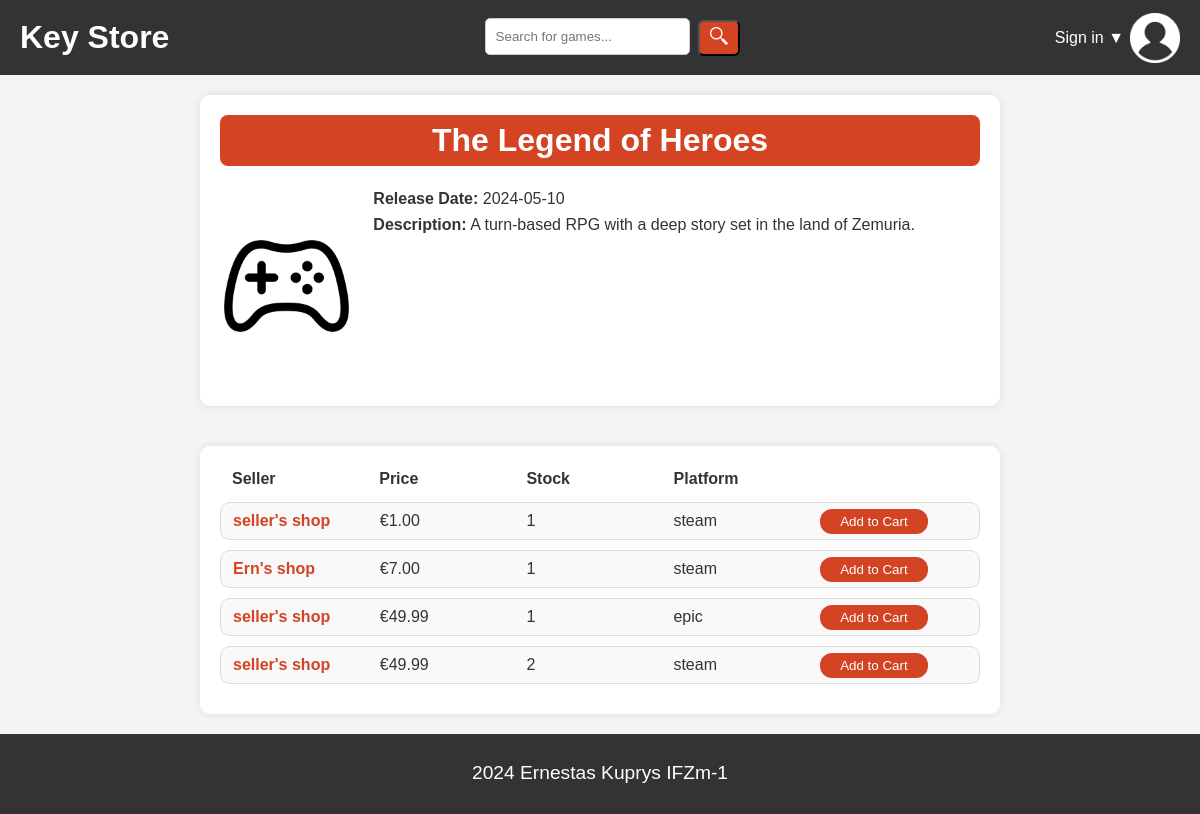
The app's page /details.php?g=1 with its own data.
### tables this page shows
CREATE TABLE `game` (
  `id_game` int(11) NOT NULL,
  `title` varchar(255) NOT NULL,
  `description` text NOT NULL,
  `release_date` date NOT NULL
);

CREATE TABLE `game_key` (
  `id_key` int(11) NOT NULL,
  `id_game` int(11) NOT NULL,
  `price` decimal(10,2) NOT NULL,
  `code` varchar(25) NOT NULL,
  `platform` enum('steam','epic','gog','xbox','playstation') NOT NULL,
  `status` enum('available','sold','expired','suspended') NOT NULL,
  `id_seller` varchar(32) NOT NULL
);

CREATE TABLE `shop` (
  `id_user` varchar(32) NOT NULL,
  `shop_title` varchar(100) NOT NULL
);

### src/include/functions.php (called while the page is built, shortened)
<?php
function GetGame($id_game)
{
	$db = mysqli_connect(DB_SERVER, DB_USER, DB_PASS, DB_NAME);
	$sql = "SELECT * FROM game
			WHERE id_game = ?
			LIMIT 1";
	$stmt = $db->prepare($sql);
	$stmt->bind_param("i", $id_game);
	$stmt->execute();
	$result = $stmt->get_result();
	return $result->fetch_assoc();
}
function GetAvailableGameKeys($id_game)
{
	$db = mysqli_connect(DB_SERVER, DB_USER, DB_PASS, DB_NAME);
	$sql = "SELECT gk.*, COUNT(*) AS stock, s.shop_title
            FROM game_key gk
            JOIN shop s ON gk.id_seller = s.id_user
            WHERE gk.id_game = ?
            AND gk.status = 'available'
            GROUP BY gk.price, gk.id_seller, gk.platform
            ORDER BY gk.price ASC, gk.id_key ASC";
	$stmt = $db->prepare($sql);
	$stmt->bind_param("i", $id_game);
	$stmt->execute();
	$result = $stmt->get_result();
	return $result;
}

### src/details.php (the view, shortened to what this page needs)
<?php
include('include/functions.php');
?>
<?php
$id_game = $_GET["g"];
$game = GetGame($id_game);
?>
<body>
    <?php include('include/header.php'); ?>
    <div class="box-game">
        <div class="game-details-container">
            <h1 class="game-title"><?php echo htmlspecialchars($game["title"]); ?></h1>
            <div class="game-details">
                <img src="./images/logo1.png" class="game-cover">
                <div class="game-info">
                    <p><strong>Release Date:</strong> <?php echo htmlspecialchars($game["release_date"]); ?></p>
                    <p><strong>Description:</strong> <?php echo htmlspecialchars($game["description"]); ?></p>
                </div>
            </div>
        </div>
    </div>
    <div class="box-game">
        <div class="game-details-container">
            <?php
            $result = GetAvailableGameKeys($id_game);
            if ($result->num_rows > 0): ?>
                <div class="game-key-item">
                    <div class="labels">
                        <span class="label">Seller</span>
                        <span class="label">Price</span>
                        <span class="label">Stock</span>
                        <span class="label">Platform</span>
                        <span class="label"></span>
                    </div>
                    <?php
                    while ($key = $result->fetch_assoc()):
                        ?>
                        <div class="game-key-list-item">
                            <div class="seller">
                                <a href="shop.php?s=<?php echo $key['id_seller']; ?>">
                                    <?php echo $key['shop_title']; ?>
                                </a>
                            </div>
                            <div class="price">€<?php echo $key['price']; ?></div>
                            <div class="stock"><?php echo $key['stock']; ?></div>
                            <div class="platform"><?php echo $key['platform']; ?></div>
                            <div class="cart-button">
                                <form method="post">
                                    <button type="submit" name="add_to_cart">Add to Cart</button>
                                </form>
                            </div>
                        </div>
                    <?php endwhile; ?>
                </div>
            <?php else: ?>
                <p style="text-align:center">No keys available yet.</p>
            <?php endif; ?>
        </div>
    </div>
    <?php include('include/footer.php'); ?>
</body>
</html>

### src/include/style.css (style rules this page uses)
:root { --color1: #4a4a4a; --color2: #333; --color3: white; --color4: #f4f4f9; --color_primary: #d44423; --color_primary_hover: #963019; --color_secondary: #f2a900; }
* { margin: 0; padding: 0; box-sizing: border-box; }
body { font-family: Arial, sans-serif; margin: 0; padding: 0; background-color: #f4f4f4; color: #333; line-height: 1.6; display: flex; flex-direction: column; min-height: 100vh; }
.box-game { align-content: center; margin: 20px auto; max-width: 800px; width: 100%; background-color: var(--color3); border-radius: 10px; box-shadow: 0 0 10px rgba(0, 0, 0, 0.1); }
.game-details-container { max-width: 800px; max-width: 100%; margin: 0 auto; padding: 20px; }
.game-title { text-align: center; font-size: 2rem; color: #ffffff; margin-bottom: 20px; background-color: var(--color_primary); border-radius: 8px; padding: 0 10px; }
.game-details { display: flex; flex-direction: row; gap: 20px; }
.game-cover { background-color: white; max-width: 200px; max-height: 200px; border-radius: 8px; }
.game-info { flex-grow: 1; }
.labels { display: flex; justify-content: space-between; font-weight: bold; padding: 0 12px; margin-bottom: 10px; }
.label { flex: 1; text-align: left; }
.game-key-list-item { display: flex; justify-content: space-between; margin-bottom: 10px; border: 1px solid #ddd; border-radius: 10px; padding: 5px 12px; background-color: #f9f9f9; }
.seller, .price, .stock, .platform, .cart-button { display: flex; align-items: center; flex: 1; }
.seller a { font-weight: bold; text-decoration: none; color: var(--color_primary) }
.cart-button button { padding: 5px 20px; background-color: var(--color_primary); border-radius: 12px; color: white; border: none; cursor: pointer; }

### records on screen
game: title "The Legend of Heroes", release_date "2024-05-10", description "A turn-based RPG with a deep story set in the land of Zemuria."
game_key: id_seller.shop_title "seller's shop", price "1.00", stock "1", platform "steam"
game_key: id_seller.shop_title "Ern's shop", price "7.00", stock "1", platform "steam"
game_key: id_seller.shop_title "seller's shop", price "49.99", stock "1", platform "epic"
game_key: id_seller.shop_title "seller's shop", price "49.99", stock "2", platform "steam"
